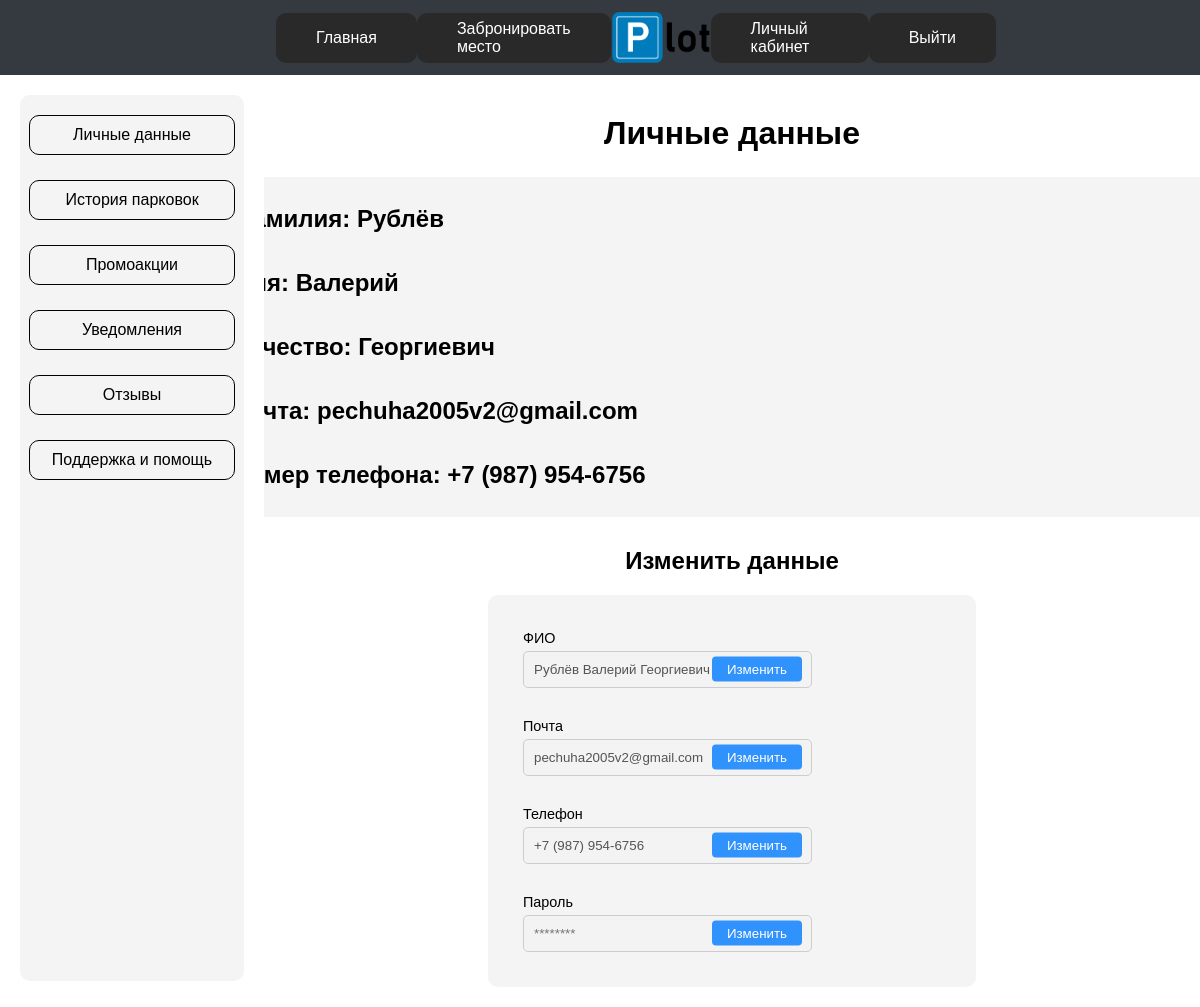
The page /auth/driver_profile/ (signed in) on the database its author committed.
### user/models.py (models this page shows, shortened)
class User(AbstractUser):
    ADMIN = "admin"
    PARKINGOWNER = "parkingowner"
    DRIVER = "driver"
    ROLES = (
        (ADMIN, "Администратор"),
        (PARKINGOWNER, "Владелец"),
        (DRIVER, "Водитель"),
    )
    role = models.CharField(
        max_length=100, verbose_name="Роль", choices=ROLES, default=DRIVER
    )
    username = models.CharField(
        max_length=100,
        unique=True,
        blank=False,
        null=False,
        verbose_name="ФИО пользователя",
    )
    email = models.EmailField(
        max_length=60,
        unique=True,
        blank=False,
        null=False
    )
    phone_number = models.CharField(
        max_length=17,
        blank=True,
        null=True,
        verbose_name="Номер телефона",
        validators=[validate_phone_number],
    )
    uploaded_file = models.FileField(
        upload_to=user_directory_path,
        blank=True,
        null=True,
        verbose_name="Загруженный файл"
    )
    confirmation_code = models.CharField(max_length=6, default='000000')
    bio = models.TextField(
        'Биография пользователя',
        blank=True
    )
    def get_first_name(self):
        parts = self.username.split()
        return parts[1] if len(parts) > 1 else parts[0]
    def get_second_name(self):
        parts = self.username.split()
        return parts[0] if len(parts) > 1 else parts[0]
    def get_third_name(self):
        parts = self.username.split()
        return parts[2] if len(parts) > 1 else parts[0]

### user/views.py (the view)
# urls.py: path('driver_profile/', views.driver_profile, name='driver_profile'),
def driver_profile(request):
    return render(request, "user/driver/Personal_Data.html")

### templates/user/driver/Personal_Data.html (shortened to what this page needs)
{% extends "base.html" %}
{% load static %}
{% block content %}
<div class="page-container">
    <aside class="aside-section">
        <div class="cont-aside">
            <a class="button-settings aside_choice" href="{% url 'users:driver_profile' %}">Личные данные</a>
            <a class="button-settings aside_choice" href="{% url 'users:parking_history' %}">История парковок</a>
            <a class="button-settings aside_choice" href="{% url 'users:promo_codes' %}">Промоакции</a>
            <a class="button-settings aside_choice" href="{% url 'users:notices' %}">Уведомления</a>
            <a class="button-settings aside_choice" href="{% url 'users:feed_back' %}">Отзывы</a>
            <a class="button-settings aside_choice" href="{% url 'users:support_and_assistance' %}">Поддержка и помощь</a>
        </div>
    </aside>
    <main class="content-section">
        <div>
            <div class="personal-info">
                    <div >
                        <h1>Личные данные</h1>
                    </div>
                <div>
                <div class="cont-redact-first">
                    <div >
                        <h2>Фамилия: {{ user.get_second_name }}</h2>
                    </div>
                    <div >
                        <h2>Имя: {{ user.get_first_name}}</h2>
                    </div>
                    <div >
                        <h2>Отчество: {{ user.get_third_name}}</h2>
                    </div>
                    <div >
                        <h2>Почта: {{ user.email}}</h2>
                    </div>
                    <div >
                        <h2>Номер телефона: {{ user.phone_number }}</h2>
                    </div>
                </div>
                </div>
            </div>
            <div style="display: flex; align-items: center; margin-top: 30px;flex-direction: column">
                <h2 style="margin-bottom: 20px"> Изменить данные </h2>
                <div class="cont-redact">
                    <form method="post" style="display: flex; flex-wrap: wrap">
                <div class="form-group" style="position: relative;">
                    <label for="FIO">ФИО</label>
                    <input type="text" name="FIO" value="{{ user.username }}" disabled>
                    <button type="button" class="edit-btn">Изменить</button>
                </div>
                <div class="form-group" style="position: relative;">
                    <label for="email">Почта</label>
                    <input type="email" name="email" value="{{ user.email }}" disabled>
                    <button type="button" class="edit-btn">Изменить</button>
                </div>
                <div class="form-group" style="position: relative;">
                    <label for="phone_number">Телефон</label>
                    <input type="text" id="phone_number" name="phone_number" value="{{ user.phone_number }}" disabled>
                    <button type="button" class="edit-btn">Изменить</button>
                </div>
                <div class="form-group" style="position: relative;">
                    <label for="password">Пароль</label>
                    <input type="password" name="password" placeholder="********" disabled>
                    <button type="button" class="edit-btn">Изменить</button>
                </div>
                </form>
                </div>
            </div>
            </div>
    </main>
</div>
{% endblock %}

### static/css/style.css (style rules this page uses)
* { margin: 0; padding: 0; scrollbar-width: none; }
html { font-size: 16px; color: #000000; scroll-behavior: smooth; }
body, .page { height: 100%; display: flex; flex-direction: column; }
body { font-family: 'Zen Kaku Gothic Antique', Arial, sans-serif; }
.form-group { margin-bottom: 15px; position: relative; }
.form-group label { display: block; margin-bottom: 5px; font-size: 0.9em; text-align: left; width: 100%; }
.form-group input { width: 100%; padding: 10px; border: 1px solid #ccc; border-radius: 5px; box-sizing: border-box; }
.cont-redact .form-group { margin: 15px; }
.content-section { width: 100%; padding: 20px; overflow-y: auto; }
.page-container { display: flex; height: 92vh; }
.aside-section { width: 25%; padding: 20px; overflow-y: auto; display:flex; flex-direction: column; gap:110px; }
.personal-info { display: flex; flex-direction: column; gap: 25px; margin-top: 20px; align-items: center; }
.cont-redact { width: 50%; height: auto; background:#f4f4f4; border-radius:10px; padding:20px; display:flex; gap:20px; flex-wrap: wrap; }
.cont-redact-first { width: 1000px; height: 300px; background: #f4f4f4; border-radius: 10px; padding: 20px; display: flex; gap: 20px; flex-wrap: nowrap; flex-direction: column; justify-content: space-around; }
.cont-aside { width: auto; height: 100%; background: #f4f4f4; border-radius: 10px; padding: 20px; display: flex; flex-direction: column; gap: 20px; align-items: center; }
.button-settings { display: block; width: 100%; padding: 10px; margin-bottom: 5px; color: black; cursor: pointer; text-align: center; border-radius: 0.625rem; transition: background-color 0.3s ease; }
.edit-btn { position: absolute; top: 68%; right: 10px; transform: translateY(-50%); background-color: rgba(0, 123, 255, 0.8); color: white; border: none; padding: 5px 15px; cursor: pointer; border-radius: 4px; pointer-events: auto; }
.cont-redact input { padding-right: 100px; }
.button-settings { cursor: pointer; background-color: transparent; display: flex; align-items: center; justify-content: center; padding: 5px; border: 1px solid #ccc; color: black; }
.aside_choice { border-radius: 0.625rem; border: 1px solid black; text-decoration: none; padding: 10px }
.form-group { margin-bottom: 15px; }

### rows shown on the page
User: get_second_name "Рублёв", get_first_name "Валерий", get_third_name "Георгиевич", email "pechuha2005v2@gmail.com", phone_number "+7 (987) 954-6756", FIO "Рублёв Валерий Георгиевич"
